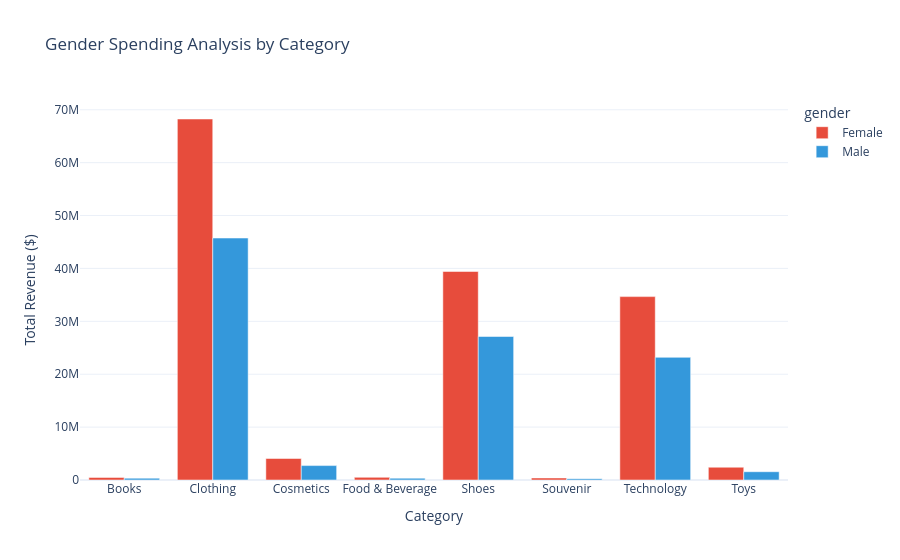

This figure's notebook cell:
### Code cell
import plotly.express as px

df_grouped = df.groupby(['category', 'gender'])['revenue'].sum().reset_index()

fig = px.bar(
    df_grouped,
    x='category',
    y='revenue',
    color='gender',
    barmode='group',
    title='Gender Spending Analysis by Category',
    labels={'revenue': 'Total Revenue ($)', 'category': 'Category'},
    color_discrete_map={'Female': '#e74c3c', 'Male': '#3498db'},
)

fig.update_layout(template='plotly_white')
fig.show()

### Figure 1 — Plotly figure (JSON) as saved in the notebook; plotly's stock layout.template omitted (floating-point values rounded to 4 significant figures)
{"data": [{"alignmentgroup": "True", "hovertemplate": "gender=Female<br>Category=%{x}<br>Total Revenue ($)=%{y}<extra></extra>", "legendgroup": "Female", "marker": {"color": "#e74c3c", "pattern": {"shape": ""}}, "name": "Female", "offsetgroup": "Female", "orientation": "v", "showlegend": true, "textposition": "auto", "type": "bar", "x": ["Books", "Clothing", "Cosmetics", "Food & Beverage", "Shoes", "Souvenir", "Technology", "Toys"], "xaxis": "x", "y": [489300.0, 68250000.0, 4067000.0, 505300.0, 39430000.0, 382900.0, 34670000.0, 2416000.0], "yaxis": "y"}, {"alignmentgroup": "True", "hovertemplate": "gender=Male<br>Category=%{x}<br>Total Revenue ($)=%{y}<extra></extra>", "legendgroup": "Male", "marker": {"color": "#3498db", "pattern": {"shape": ""}}, "name": "Male", "offsetgroup": "Male", "orientation": "v", "showlegend": true, "textposition": "auto", "type": "bar", "x": ["Books", "Clothing", "Cosmetics", "Food & Beverage", "Shoes", "Souvenir", "Technology", "Toys"], "xaxis": "x", "y": [345200.0, 45750000.0, 2726000.0, 344200.0, 27130000.0, 253000.0, 23190000.0, 1564000.0], "yaxis": "y"}], "layout": {"barmode": "group", "legend": {"title": {"text": "gender"}, "tracegroupgap": 0}, "title": {"text": "Gender Spending Analysis by Category"}, "xaxis": {"anchor": "y", "domain": [0, 1], "title": {"text": "Category"}}, "yaxis": {"anchor": "x", "domain": [0, 1], "title": {"text": "Total Revenue ($)"}}}}
